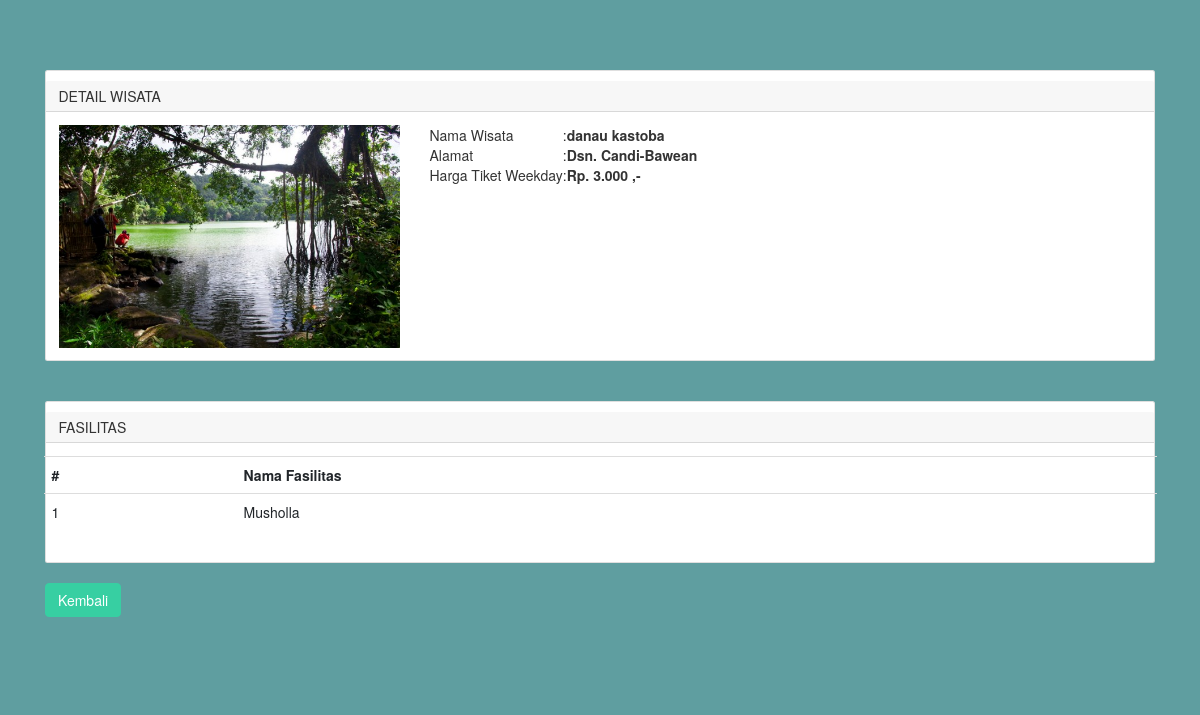
Page /C_wisata/detail_wis/1 on the committed database.
### tables this page shows
CREATE TABLE `wisata` (
  `wis_id` int(11) NOT NULL,
  `wis_nama` varchar(200) NOT NULL,
  `wis_img` varchar(200) NOT NULL,
  `wis_desc_short` text NOT NULL,
  `wis_desc_long` text NOT NULL,
  `wis_hrg_weekday` decimal(10,0) NOT NULL,
  `wis_status` int(11) NOT NULL
);

CREATE TABLE `fasilitas` (
  `fas_id` int(11) NOT NULL,
  `wis_id` int(11) NOT NULL,
  `fas_nama` varchar(200) NOT NULL,
  `fas_icon` text NOT NULL
);

### application/controllers/C_wisata.php (called while the page is built, shortened)
<?php
class C_wisata extends CI_Controller {
	function __construct(){
		$this->load->model('M_wisata');
		$this->load->model('M_login');
		$this->load->library('form_validation');
	}
	public function detail_wis($wis_id){
		$data['detwis'] = $this->M_wisata->det_wis($wis_id);
		$data['detfas'] = $this->M_wisata->getFasById($wis_id);
		$this->load->view('templates/header');
		$this->load->view('user/det_wis', $data);
		$this->load->view('templates/footer');
	}
}

### index.php (called while the page is built, shortened)
<?php
require_once BASEPATH.'core/CodeIgniter.php';

### application/models/M_wisata.php (called while the page is built, shortened)
<?php
class M_wisata extends CI_Model
{
	public function det_wis($wis_id)
	{
		$result = $this->db->where('wis_id',$wis_id)->get('wisata');
		if ($result->num_rows() > 0){
			return $result->result();
		}else{
			return false;
		}
	}
	public function getFasById($wis_id)
	{
		$result = $this->db->where('wis_id',$wis_id)->get('fasilitas');
		if ($result->num_rows() > 0){
			return $result->result();
		}else{
			return false;
		}
	}
}

### application/views/user/det_wis.php (the view, shortened to what this page needs)
<div class="site-section" style="background-color: #5F9EA0">
  <div class="container">
   <?php foreach ($detwis as $detail) : ?>
    <div class="card">
      <h5 class="card-header">Detail Wisata</h5>
      <div class="card-body">
        <div class="row">
          <div class="col-md-4">
              <img src="<?php echo base_url().'/assets/image/'.$detail->wis_img ?>" alt="FImageo" class="img-fluid">
          </div>
          <div class="col-md-8">
            <table>
              <tr>
                <td>Nama Wisata</td>
                <td>:</td>
                <td><strong><?php echo $detail->wis_nama?></strong></td>
              </tr>
              <tr>
                <td>Alamat</td>
                <td>:</td>
                <td><strong><?php echo $detail->wis_desc_short?></strong></td>
              </tr>
              <tr>
                <td>Harga Tiket Weekday</td>
                <td>:</td>
                <td><strong>Rp. <?php echo number_format($detail->wis_hrg_weekday, 0,',','.') ?> ,-</strong></td>
              </tr>
            </table>
          </div>
        </div>
           <?php endforeach; ?>
      </div>
    </div>
    <br><br>
    <div class="card">
      <h5 class="card-header">Fasilitas</h5>
      <div class="card-body">
        <div class="row">
            <table class="table table-border">
              <tr>
                <th scope="col">#</th>
                <th scope="col">Nama Fasilitas</th>
              </tr>
              <?php $no=1; foreach ($detfas as $det) : ?>
              <tr>
                <td><?php echo $no; $no++; ?></td>
                <td><?php echo $det->fas_nama ?></td>
              </tr>
               <?php endforeach; ?>
            </table>
          </div>
        </div>
      </div>
        <br>
          <a href="<?php echo base_url('C_wisata/index'); ?>" class="btn btn-primary right">Kembali</a>
    </div>
 </div>

### assets/css/style.css (style rules this page uses)
html { overflow-x: hidden; }
body { line-height: 1.7; color: gray; font-weight: 400; font-size: 1rem; }
a { -webkit-transition: .3s all ease; -o-transition: .3s all ease; transition: .3s all ease; }
h1, h2, h3, h4, h5, .h1, .h2, .h3, .h4, .h5 { font-family: "Oswald", sans-serif; font-weight: 300 !important; text-transform: uppercase; }
.btn { font-size: 16px; border-radius: 4px; padding: 10px 30px; }
.btn.btn-primary { background: #37cfa2; border-color: #37cfa2; color: #fff; }
.site-section { padding: 2.5em 0; }
@media (min-width: 768px) { .site-section { padding: 5em 0; } }

### rows in the picture
wisata: wis_img (picture), wis_nama "danau kastoba", wis_desc_short "Dsn. Candi-Bawean", wis_hrg_weekday "3.000"
fasilitas: fas_nama "Musholla"
